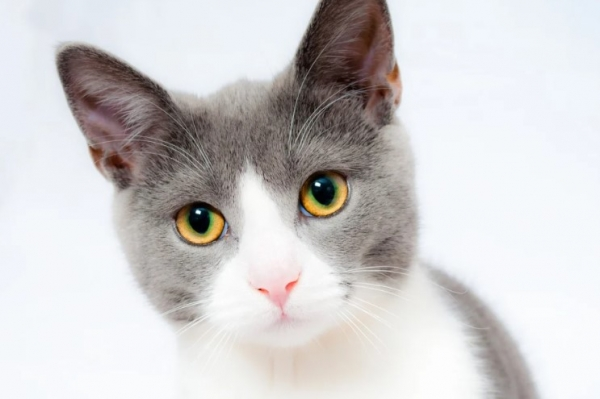
#> input picture 실습/OpenCV/img/cat.jpg, 600 x 399 px
$ jupyter execute --allow-errors '03.이미지 필터(1).ipynb'
#> lines starting #> are read from the running program, lines starting #| are printed output that depends on the picture; after the words box and inside, x2 and y2 are one past the last pixel; in counts of white or black regions, pixels touching at a corner belong together
### 라이브러리 추가

[cell 1]
import cv2
import numpy as np
import matplotlib.pyplot as plt

def image_show(image):
    cv2.imshow("show", image)
    cv2.waitKey(0)

### 이미지 선명화

[cell 2]
image_path = './img/cat.jpg'

# 이미지 선명하게 ( 커널 생성 : 대상이 있는 픽셀을 강조)
image_bgr = cv2.imread(image_path, cv2.IMREAD_COLOR)
#> image_bgr is the input picture: shape (399, 600, 3); mean B, G, R 205.8, 205.4, 207.6

# RGB 타입으로 변환
image_rgb = cv2.cvtColor(image_bgr, cv2.COLOR_BGR2RGB)

# 커널 생성
kernel = np.array([[0, -1, 0], [-1, 5, -1], [0, -1, 0]])

# 커널 적용
image_sharp = cv2.filter2D(image_rgb, -1, kernel)
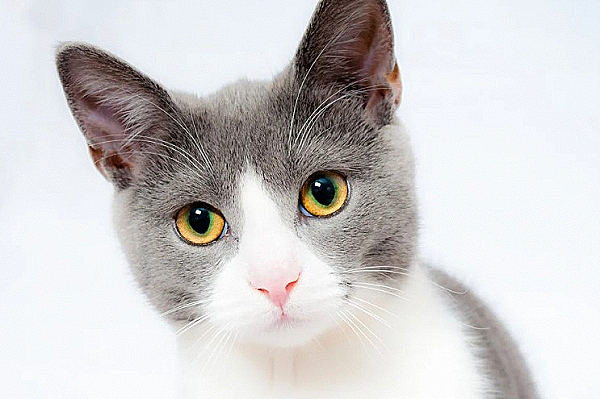
#> image_sharp: shape (399, 600, 3); mean R, G, B 207.7, 205.5, 205.9

fig, ax = plt.subplots(1, 2, figsize=(10, 5))
ax[0].imshow(image_rgb)
ax[0].set_title("Original Image")
ax[1].imshow(image_sharp)
ax[1].set_title("Sharp Image")
plt.show()
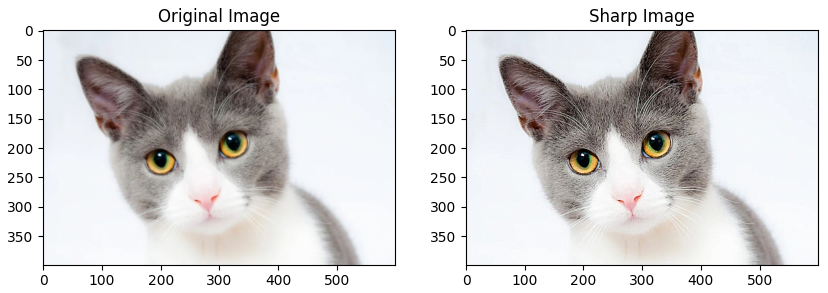
#> figure drawn by matplotlib, 2 panels

### 흑백 이미지

[cell 3]
image_path = "./img/cat.jpg"

# 흑백 이미지 대비 높이기
image_gray = cv2.imread(image_path, cv2.IMREAD_GRAYSCALE)
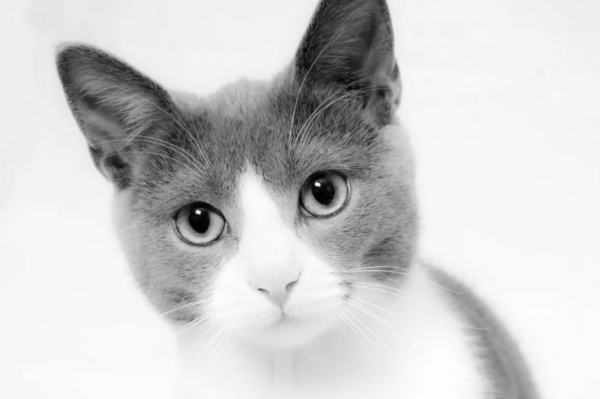
#> image_gray: shape (399, 600); min 0, max 254, mean 206.1
image_enhanced = cv2.equalizeHist(image_gray)
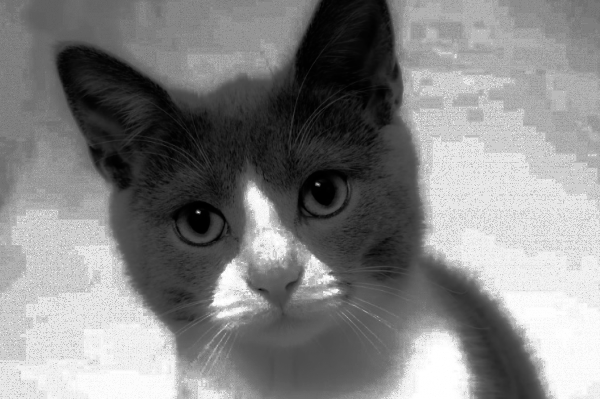
#> image_enhanced: shape (399, 600); min 0, max 255, mean 131.2

# plot
fig, ax = plt.subplots(1, 2, figsize=(10, 5))
ax[0].imshow(image_gray, cmap='gray')
ax[0].set_title("Original Image")
ax[1].imshow(image_enhanced, cmap='gray')
ax[1].set_title("Enhanced Image")
plt.show()

### 이미지 평활화

[cell 4]
image_path = "./img/cat.jpg"

# 컬러 이미지 대비 높이기
# 방법 : RGB -> YUV 컬러 포맷으로 변환 -> equlizeHist() -> RGB
# BGR
image_bgr = cv2.imread(image_path)

# RGB
image_rgb = cv2.cvtColor(image_bgr, cv2.COLOR_BGR2RGB)

# YUV
image_yuv = cv2.cvtColor(image_rgb, cv2.COLOR_RGB2YUV)
#> image_yuv: shape (399, 600, 3); mean of channels 0, 1, 2 206.1, 127.8, 129.2

# 히스토그램 평활화 적용
image_yuv[:, :, 0] = cv2.equalizeHist(image_yuv[:, :, 0])
#> image_yuv: shape (399, 600, 3); mean of channels 0, 1, 2 131.2, 127.8, 129.2

# RGB 변경
image_rgb_temp = cv2.cvtColor(image_yuv, cv2.COLOR_YUV2RGB)
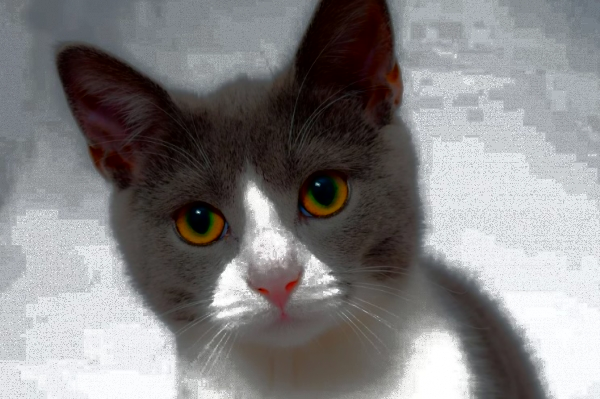
#> image_rgb_temp: shape (399, 600, 3); mean R, G, B 132.7, 130.7, 131.2

# plot
fig, ax = plt.subplots(1, 2, figsize=(12, 8))
ax[0].imshow(image_rgb)
ax[0].set_title("Original Image")
ax[1].imshow(image_rgb_temp)
ax[1].set_title("Enhanced Color image")
plt.show()

### 이미지 이진화

[cell 5]
# 이미지 경로
image_path = "./img/cat.jpg"

# 이미지 이진화
image_gray = cv2.imread(image_path, cv2.IMREAD_GRAYSCALE)
max_output_value = 255
neighborhood_size = 99 #홀수만 사용이 가능하다.
subtract_from_mean = 5

image_binary = cv2.adaptiveThreshold(image_gray, max_output_value,
                                     cv2.ADAPTIVE_THRESH_GAUSSIAN_C,
                                     cv2.THRESH_BINARY, neighborhood_size,
                                     subtract_from_mean)
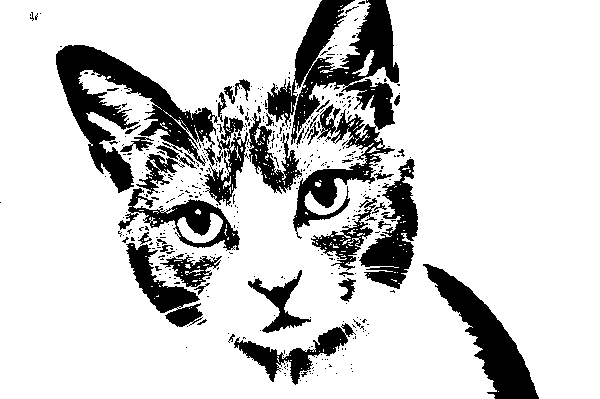
#> image_binary: shape (399, 600); 81.5% white; 412 black regions (368 under 20 px), largest, box (x1, y1, x2, y2) and area: (265, 0, 399, 239) 11366, (56, 45, 218, 193) 7963, (423, 264, 539, 399) 4835

image_show(image_binary)

### 이미지 회전

[cell 6]
# 이미지 경로
image_path = "./img/cat.jpg"

#> (the rest of this cell did not finish here and is left out)

### 이미지 상하좌우 반전

[cell 7]
# 이미지 경로
image_path = "./img/cat.jpg"

# 이미지 읽기
image = cv2.imread(image_path)

# 이미지 좌우 및 상하 반전
# 1 좌우 반전 0 상하 반전
dst_tmep1 = cv2.flip(image, 1)
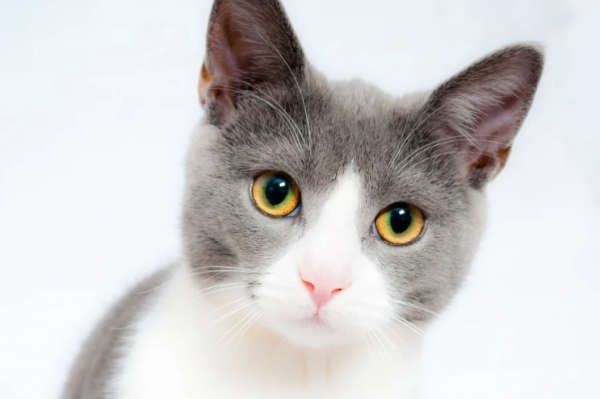
#> dst_tmep1: shape (399, 600, 3); mean B, G, R 205.8, 205.4, 207.6
dst_tmep2 = cv2.flip(image, 0)
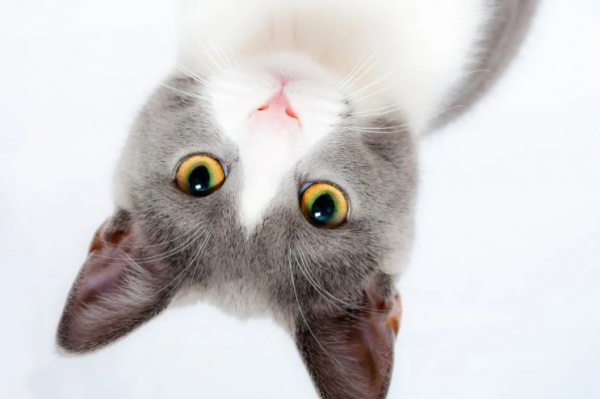
#> dst_tmep2: shape (399, 600, 3); mean B, G, R 205.8, 205.4, 207.6

cv2.imshow("dst_tmep1", dst_tmep1)
cv2.imshow("dst_tmep2", dst_tmep2)
cv2.waitKey(0)

### 이미지 flatten

[cell 8]
image_path = "./img/cat.jpg"
image_gray = cv2.imread(image_path, cv2.IMREAD_GRAYSCALE)

image_10x10 = cv2.resize(image_gray, (10, 10))
image_10x10.flatten()  # 이미지 데이터를 1차원 백터로 변환
image_show(image_10x10)

[cell 9]
image_path = "./img/cat.jpg"
image = cv2.imread(image_path)
# image 10x10 픽셀 크기로 변환
image_color_10x10 = cv2.resize(image, (10, 10))
image_color_10x10.flatten()
# image_show(image_color_10x10)

# image 225x255 픽셀 크기로 변환
image_color_225x255 = cv2.resize(image, (225, 255))
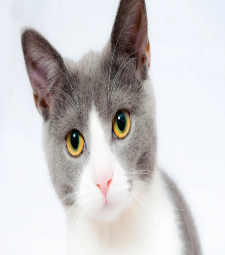
#> image_color_225x255: shape (255, 225, 3); mean B, G, R 205.7, 205.3, 207.5
image_color_225x255.flatten()
image_show(image_color_225x255)
